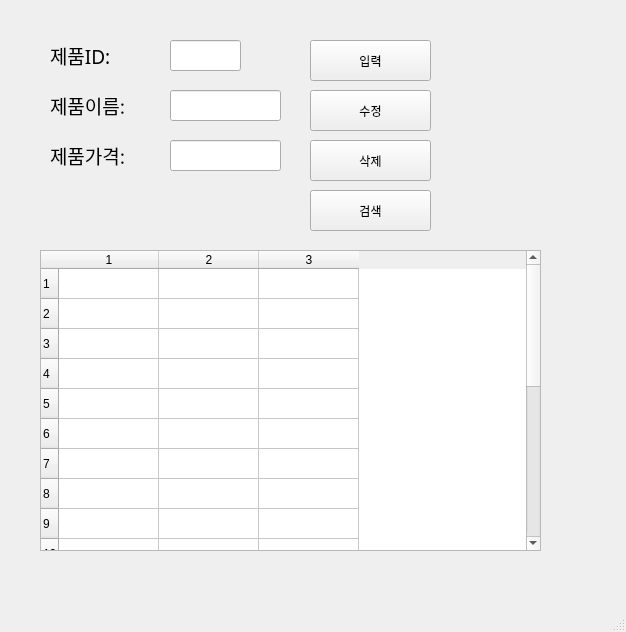
<?xml version="1.0" encoding="UTF-8"?>
<ui version="4.0">
 <class>MainWindow</class>
 <widget class="QMainWindow" name="MainWindow">
  <property name="geometry">
   <rect>
    <x>0</x>
    <y>0</y>
    <width>626</width>
    <height>632</height>
   </rect>
  </property>
  <property name="windowTitle">
   <string>MainWindow</string>
  </property>
  <widget class="QWidget" name="centralwidget">
   <widget class="QLabel" name="label">
    <property name="geometry">
     <rect>
      <x>50</x>
      <y>40</y>
      <width>81</width>
      <height>31</height>
     </rect>
    </property>
    <property name="font">
     <font>
      <family>맑은 고딕</family>
      <pointsize>14</pointsize>
     </font>
    </property>
    <property name="text">
     <string>제품ID:</string>
    </property>
   </widget>
   <widget class="QLabel" name="label_2">
    <property name="geometry">
     <rect>
      <x>50</x>
      <y>90</y>
      <width>101</width>
      <height>31</height>
     </rect>
    </property>
    <property name="font">
     <font>
      <family>맑은 고딕</family>
      <pointsize>14</pointsize>
     </font>
    </property>
    <property name="text">
     <string>제품이름:</string>
    </property>
   </widget>
   <widget class="QLabel" name="label_3">
    <property name="geometry">
     <rect>
      <x>50</x>
      <y>140</y>
      <width>111</width>
      <height>31</height>
     </rect>
    </property>
    <property name="font">
     <font>
      <family>맑은 고딕</family>
      <pointsize>14</pointsize>
     </font>
    </property>
    <property name="text">
     <string>제품가격:</string>
    </property>
   </widget>
   <widget class="QLineEdit" name="prodID">
    <property name="geometry">
     <rect>
      <x>170</x>
      <y>40</y>
      <width>71</width>
      <height>31</height>
     </rect>
    </property>
   </widget>
   <widget class="QLineEdit" name="prodName">
    <property name="geometry">
     <rect>
      <x>170</x>
      <y>90</y>
      <width>111</width>
      <height>31</height>
     </rect>
    </property>
   </widget>
   <widget class="QLineEdit" name="prodPrice">
    <property name="geometry">
     <rect>
      <x>170</x>
      <y>140</y>
      <width>111</width>
      <height>31</height>
     </rect>
    </property>
   </widget>
   <widget class="QPushButton" name="pushButton">
    <property name="geometry">
     <rect>
      <x>310</x>
      <y>40</y>
      <width>121</width>
      <height>41</height>
     </rect>
    </property>
    <property name="text">
     <string>입력</string>
    </property>
   </widget>
   <widget class="QPushButton" name="pushButton_2">
    <property name="geometry">
     <rect>
      <x>310</x>
      <y>90</y>
      <width>121</width>
      <height>41</height>
     </rect>
    </property>
    <property name="text">
     <string>수정</string>
    </property>
   </widget>
   <widget class="QPushButton" name="pushButton_3">
    <property name="geometry">
     <rect>
      <x>310</x>
      <y>140</y>
      <width>121</width>
      <height>41</height>
     </rect>
    </property>
    <property name="text">
     <string>삭제</string>
    </property>
   </widget>
   <widget class="QPushButton" name="pushButton_4">
    <property name="geometry">
     <rect>
      <x>310</x>
      <y>190</y>
      <width>121</width>
      <height>41</height>
     </rect>
    </property>
    <property name="text">
     <string>검색</string>
    </property>
   </widget>
   <widget class="QTableWidget" name="tableWidget">
    <property name="geometry">
     <rect>
      <x>40</x>
      <y>250</y>
      <width>501</width>
      <height>301</height>
     </rect>
    </property>
    <property name="rowCount">
     <number>20</number>
    </property>
    <property name="columnCount">
     <number>3</number>
    </property>
    <row/>
    <row/>
    <row/>
    <row/>
    <row/>
    <row/>
    <row/>
    <row/>
    <row/>
    <row/>
    <row/>
    <row/>
    <row/>
    <row/>
    <row/>
    <row/>
    <row/>
    <row/>
    <row/>
    <row/>
    <column/>
    <column/>
    <column/>
   </widget>
  </widget>
  <widget class="QMenuBar" name="menubar">
   <property name="geometry">
    <rect>
     <x>0</x>
     <y>0</y>
     <width>626</width>
     <height>26</height>
    </rect>
   </property>
  </widget>
  <widget class="QStatusBar" name="statusbar"/>
 </widget>
 <resources/>
 <connections>
  <connection>
   <sender>pushButton</sender>
   <signal>clicked()</signal>
   <receiver>MainWindow</receiver>
   <slot>addProduct()</slot>
   <hints>
    <hint type="sourcelabel">
     <x>394</x>
     <y>72</y>
    </hint>
    <hint type="destinationlabel">
     <x>470</x>
     <y>95</y>
    </hint>
   </hints>
  </connection>
  <connection>
   <sender>pushButton_2</sender>
   <signal>clicked()</signal>
   <receiver>MainWindow</receiver>
   <slot>updateProduct()</slot>
   <hints>
    <hint type="sourcelabel">
     <x>418</x>
     <y>129</y>
    </hint>
    <hint type="destinationlabel">
     <x>470</x>
     <y>136</y>
    </hint>
   </hints>
  </connection>
  <connection>
   <sender>pushButton_3</sender>
   <signal>clicked()</signal>
   <receiver>MainWindow</receiver>
   <slot>removeProduct()</slot>
   <hints>
    <hint type="sourcelabel">
     <x>409</x>
     <y>175</y>
    </hint>
    <hint type="destinationlabel">
     <x>469</x>
     <y>183</y>
    </hint>
   </hints>
  </connection>
  <connection>
   <sender>pushButton_4</sender>
   <signal>clicked()</signal>
   <receiver>MainWindow</receiver>
   <slot>getProduct()</slot>
   <hints>
    <hint type="sourcelabel">
     <x>406</x>
     <y>219</y>
    </hint>
    <hint type="destinationlabel">
     <x>471</x>
     <y>229</y>
    </hint>
   </hints>
  </connection>
 </connections>
 <slots>
  <slot>addProduct()</slot>
  <slot>updateProduct()</slot>
  <slot>removeProduct()</slot>
  <slot>getProduct()</slot>
 </slots>
</ui>
